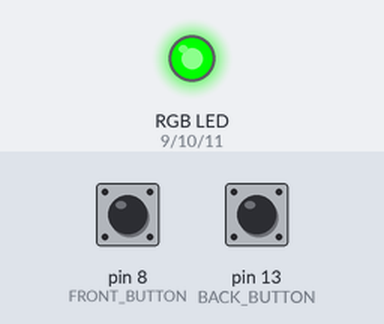
Simulated run of this sketch. Board: Arduino Uno, built with avr-gcc and run on an emulated ATmega328P. Shown: an RGB LED mixed from three pins (HIGH = lit). Inputs (shaded band) come from the test bench; at power-on: pin 8 (FRONT_BUTTON) HIGH, pin 13 (BACK_BUTTON) HIGH. Dim RGB values are drawn brighter than linear.

Above: at 1.2 s.
1.3 s: pin 8 (FRONT_BUTTON) pulled LOW for 0.15 s
At 2.0 s:
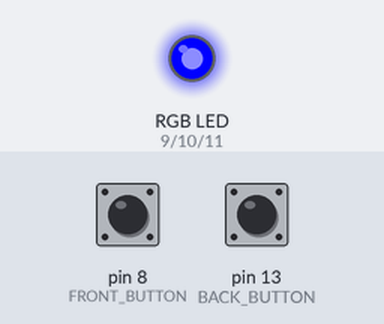
2.9 s: pin 13 (BACK_BUTTON) pulled LOW for 0.15 s
At 3.3 s:
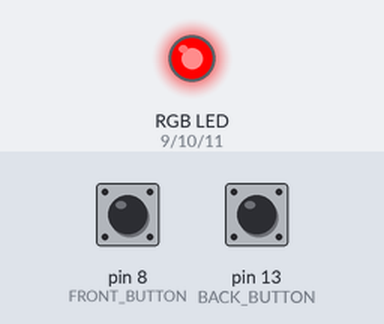
4.5 s: pin 8 (FRONT_BUTTON) pulled LOW for 1 s
At 5.7 s:
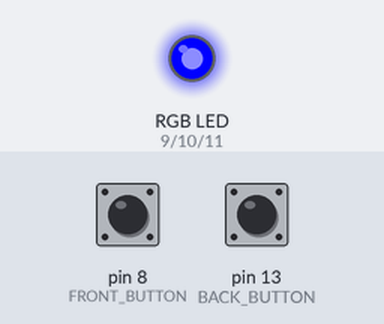
7.0 s: pin 13 (BACK_BUTTON) pulled LOW for 1 s
At 7.6 s:
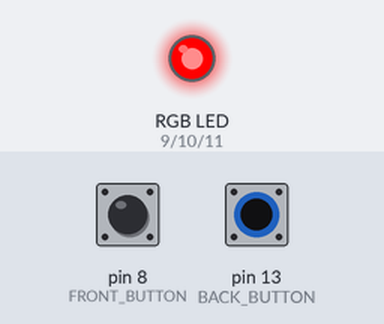
9.5 s: pin 8 (FRONT_BUTTON) driven LOW and pin 13 (BACK_BUTTON) driven LOW
At 10.5 s:
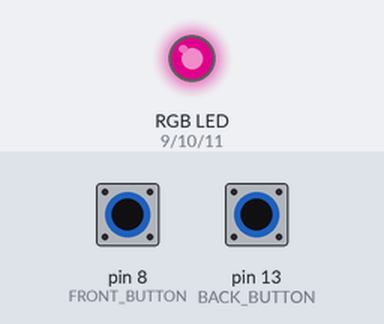
11.0 s: pin 8 (FRONT_BUTTON) driven HIGH
At 11.6 s:
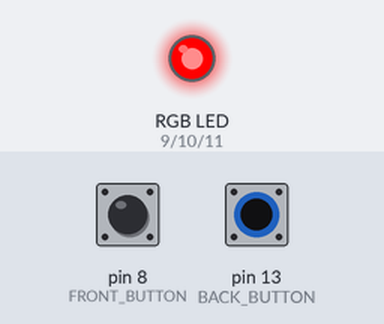
Timing chart, 0 to 13.5 s (numbered marks = the images above; inputs shaded):
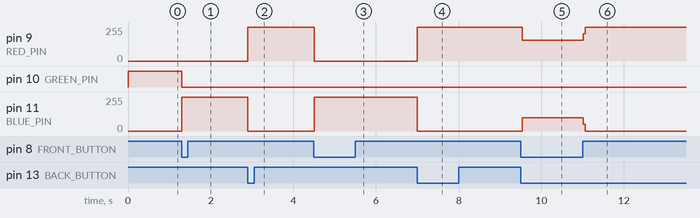

The sketch:

test_bumbers.ino
```cpp
const int FRONT_BUTTON = 8;
const int RED_PIN = 9;
const int GREEN_PIN = 10;
const int BLUE_PIN = 11;
const int BACK_BUTTON = 13;
void setup()
{
  pinMode(FRONT_BUTTON,INPUT);
  pinMode(RED_PIN,OUTPUT);
  pinMode(GREEN_PIN,OUTPUT);
  pinMode(BLUE_PIN,OUTPUT);
  pinMode(BACK_BUTTON,INPUT);

  changeColor(LOW,HIGH,LOW);
}


void loop() {
  int front;
  int back;

  front = digitalRead(FRONT_BUTTON);
  back  = digitalRead(BACK_BUTTON);
if (front == LOW)
  {
    changeColor(LOW,LOW,HIGH);
  }
 if (back == LOW)
  {
    changeColor(HIGH,LOW,LOW);
  }
}
void changeColor(int red, int green, int blue)
{
      digitalWrite(RED_PIN,red);
      digitalWrite(GREEN_PIN,green);
      digitalWrite(BLUE_PIN,blue);

}
```

Measured:
- after the input at 1.3 s, pin 10 (GREEN_PIN): HIGH → LOW at once; pin 11 (BLUE_PIN): 0/255 → 255/255 at once
- after the input at 2.9 s, pin 9 (RED_PIN): 0/255 → 255/255 at once; pin 11 (BLUE_PIN): 255/255 → 0/255 at once
- after the input at 4.5 s, pin 9 (RED_PIN): 255/255 → 0/255 at once; pin 11 (BLUE_PIN): 0/255 → 255/255 at once
- after the input at 7.0 s, pin 9 (RED_PIN): 0/255 → 255/255 at once; pin 11 (BLUE_PIN): 255/255 → 0/255 at once
- after the input at 9.5 s, pin 9 (RED_PIN): 255/255 → 157/255 at once; pin 11 (BLUE_PIN): 0/255 → 98/255 at once
- after the input at 11.0 s, pin 9 (RED_PIN): 157/255 → 255/255 at once; pin 11 (BLUE_PIN): 98/255 → 0/255 at once
